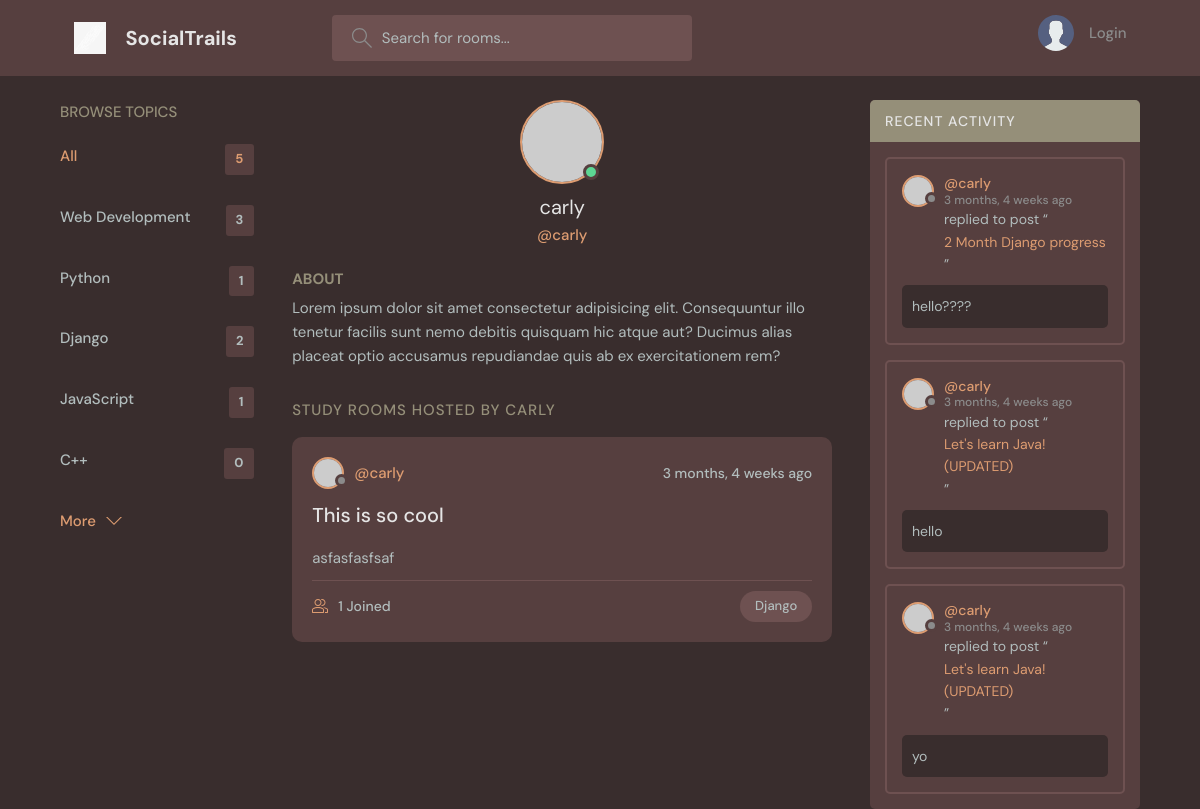
Screenshot of /profile/3/ with the database file from the repository.
### base/models.py (models this page shows, shortened)
class Topic(models.Model):
    name = models.CharField(max_length=200)

class Room(models.Model):
    host = models.ForeignKey(User, on_delete=models.SET_NULL, null=True)
    topic = models.ForeignKey(Topic, on_delete=models.SET_NULL, null=True)
    name = models.CharField(max_length=200)
    description = models.TextField(null=True, blank=True)
    participants = models.ManyToManyField(User, related_name="participants", blank=True)
    updated = models.DateTimeField(auto_now=True)
    created = models.DateTimeField(auto_now_add=True)
    class Meta:
        ordering = ['-updated', '-created']
    def __str__(self):
        return self.name

class Message(models.Model):
    user = models.ForeignKey(User, on_delete=models.CASCADE)
    room = models.ForeignKey(Room, on_delete=models.CASCADE)
    body = models.TextField()
    updated = models.DateTimeField(auto_now=True)
    created = models.DateTimeField(auto_now_add=True)
    class Meta:
        ordering = ['-updated', '-created']
    def __str__(self):
        return self.body[0:50]

### base/views.py (the view)
# urls.py: path('profile/<str:pk>/', views.userProfile, name="user-profile"),
def userProfile(request, pk):
    user = User.objects.get(id=pk)
    rooms = user.room_set.all()
    topics = Topic.objects.all()
    room_messages = user.message_set.all()
    context = {'user': user, 'topics': topics, 'rooms': rooms, 'room_messages': room_messages}
    return render(request, 'base/profile.html', context)

### base/templates/base/profile.html (shortened to what this page needs)
{% extends 'main.html' %} {% block content %}
  <main class="profile-page layout layout--3">
    <div class="container">
    {% include 'base/topics_component.html' %}
      <div class="roomList">
        <div class="profile">
          <div class="profile__avatar">
            <div class="avatar avatar--large active">
              <img src="https://randomuser.me/api/portraits/men/11.jpg" />
            </div>
          </div>
          <div class="profile__info">
            <h3>{{user.username}}</h3>
            <p>@{{user.username}}</p>
        </div>
          <div class="profile__about">
            <h3>About</h3>
            <p>
              Lorem ipsum dolor sit amet consectetur adipisicing elit. Consequuntur illo tenetur
              facilis sunt nemo debitis quisquam hic atque aut? Ducimus alias placeat optio
              accusamus repudiandae quis ab ex exercitationem rem?
            </p>
          </div>
        </div>
        <div class="roomList__header">
          <div>
            <h2>Study Rooms Hosted by {{user.username}}</a>
            </h2>
          </div>
        </div>
        {% include 'base/feed_component.html' %}
      </div>
      {% include 'base/activity_component.html' %}
    </div>
  </main>
  {% endblock %}

### base/templates/base/topics_component.html
<div class="topics">
  <div class="topics__header">
    <h2>Browse Topics</h2>
  </div>
  <ul class="topics__list">
    <li>
      <a href="{% url 'home' %}" class="active"
        >All <span>{{topics.count}}</span></a
      >
    </li>
    {% for topic in topics %}
    <li>
      <a href="{% url 'home' %}?q={{topic.name}}"
        >{{ topic.name }} <span>{{topic.room_set.all.count}}</span></a
      >
    </li>
    {% endfor %}
  </ul>
  <a class="btn btn--link" href="topics.html">
    More
    <svg
      version="1.1"
      xmlns="http://www.w3.org/2000/svg"
      width="32"
      height="32"
      viewBox="0 0 32 32"
    >
      <title>chevron-down</title>
      <path d="M16 21l-13-13h-3l16 16 16-16h-3l-13 13z"></path>
    </svg>
  </a>
</div>

### base/templates/base/feed_component.html (shortened to what this page needs)
{% for room in rooms %}
<div class="roomListRoom">
  <div class="roomListRoom__header">
    <a
      href="{% url 'user-profile' room.host.id %}"
      class="roomListRoom__author"
    >
      <div class="avatar avatar--small">
        <img src="https://randomuser.me/api/portraits/women/11.jpg" />
      </div>
      <span>@{{room.host.username}}</span>
    </a>
    <div class="roomListRoom__actions">
      <span>{{room.created|timesince}} ago</span>
    </div>
  </div>
  <div class="roomListRoom__content">
    <a href="{% url 'room' room.id %}">{{room.name}} </a>
    <p>{{room.description|truncatechars:150}}</p>
  </div>
  <div class="roomListRoom__meta">
    <a href="{% url 'room' room.id %}" class="roomListRoom__joined">
      {{room.participants.all.count}} Joined
    </a>
    <p class="roomListRoom__topic">{{room.topic.name}}</p>
  </div>
</div>
{% endfor %}

### base/templates/base/activity_component.html (shortened to what this page needs)
<div class="activities">
  <div class="activities__header">
    <h2>Recent Activity</h2>
  </div>
  {% for message in room_messages|slice:":3" %}
  <div class="activities__box">
    <div class="activities__boxHeader roomListRoom__header">
      <a
        href="{% url 'user-profile' message.user.id %}"
        class="roomListRoom__author"
      >
        <div class="avatar avatar--small">
          <img src="https://randomuser.me/api/portraits/women/11.jpg" />
        </div>
        <p>
          @{{message.user.username}}
          <span>{{message.created|timesince}} ago</span>
        </p>
      </a>
    </div>
    <div class="activities__boxContent">
      <p>
        replied to post “<a href="{% url 'room' message.room.id %}"
          >{{message.room}}</a
        >”
      </p>
      <div class="activities__boxRoomContent">{{message}}</div>
    </div>
  </div>
  {% endfor %}
</div>

### rows the page displays
Topic: name "Web Development", room_set.all.count "3"
Topic: name "Python", room_set.all.count "1"
Topic: name "Django", room_set.all.count "2"
Topic: name "JavaScript", room_set.all.count "1"
Topic: name "C++", room_set.all.count "0"
Room: host.username "carly", created "3 months, 4 weeks", name "This is so cool", description "asfasfasfsaf", participants.all.count "1", topic.name "Django"
Message: user.username "carly", created "3 months, 4 weeks", room "2 Month Django progress", body "hello????"
Message: user.username "carly", created "3 months, 4 weeks", room "Let's learn Java! (UPDATED)", body "hello"
Message: user.username "carly", created "3 months, 4 weeks", room "Let's learn Java! (UPDATED)", body "yo"

### other values shown
{{ topics.count }} "5"
{{ user.username }} "carly"
{{ user.username }} "CARLY"
